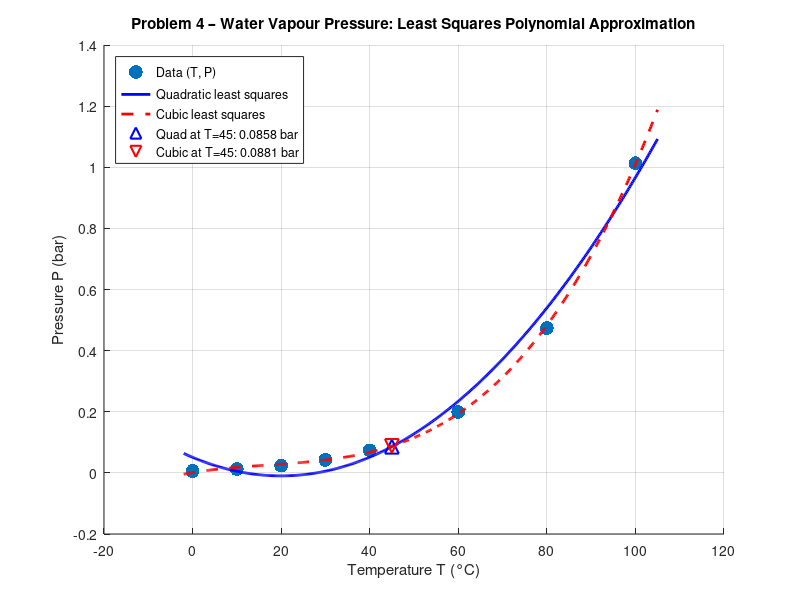

This figure's MATLAB source:
clear; clc; close all;

% --- Data ---
T = [0, 10, 20, 30, 40, 60, 80, 100];
P = [0.0061, 0.0123, 0.0234, 0.0424, 0.0738, 0.1992, 0.4736, 1.0133];

% -------------------------------------------------------
% (a) Quadratic (degree 2) least squares fit
% -------------------------------------------------------
p2 = polyfit(T, P, 2);
fprintf('Quadratic polynomial coefficients:\n');
fprintf('  p(T) = %.8f·T^2 %+.8f·T %+.8f\n', p2(1), p2(2), p2(3));

% Quadratic error
P_approx2  = polyval(p2, T);
res2       = P - P_approx2;
SSE2       = sum(res2.^2);
RMS2       = sqrt(SSE2 / length(T));
fprintf('Quadratic  -> SSE = %.8f,  RMS = %.8f\n', SSE2, RMS2);

% -------------------------------------------------------
% (a) Cubic (degree 3) least squares fit
% -------------------------------------------------------
p3 = polyfit(T, P, 3);
fprintf('\nCubic polynomial coefficients:\n');
fprintf('  p(T) = %.8f·T^3 %+.8f·T^2 %+.8f·T %+.8f\n', p3(1),p3(2),p3(3),p3(4));

% Cubic error
P_approx3  = polyval(p3, T);
res3       = P - P_approx3;
SSE3       = sum(res3.^2);
RMS3       = sqrt(SSE3 / length(T));
fprintf('Cubic      -> SSE = %.8f,  RMS = %.8f\n', SSE3, RMS3);

% Which is better?
fprintf('\n--- Which approximation is better? ---\n');
if RMS3 < RMS2
    fprintf('Cubic is better (lower RMS: %.6f < %.6f)\n', RMS3, RMS2);
else
    fprintf('Quadratic is better (lower RMS: %.6f < %.6f)\n', RMS2, RMS3);
end

% -------------------------------------------------------
% (b) Estimate pressure at T = 45
% -------------------------------------------------------
T_est = 45;
P_quad = polyval(p2, T_est);
P_cub  = polyval(p3, T_est);
fprintf('\n--- Estimate at T = 45°C ---\n');
fprintf('Quadratic approximation: P(45) = %.6f bar\n', P_quad);
fprintf('Cubic     approximation: P(45) = %.6f bar\n', P_cub);

% -------------------------------------------------------
% (c) Plot data and both approximating polynomials
% -------------------------------------------------------
Tfine = linspace(-2, 105, 500);
P2fine = polyval(p2, Tfine);
P3fine = polyval(p3, Tfine);

figure('Position', [100, 100, 900, 550]);
hold on;
scatter(T, P, 100, 'ko', 'filled', 'DisplayName', 'Data (T, P)');
plot(Tfine, P2fine, 'b-',  'LineWidth', 2, 'DisplayName', 'Quadratic least squares');
plot(Tfine, P3fine, 'r--', 'LineWidth', 2, 'DisplayName', 'Cubic least squares');
plot(T_est, P_quad, 'b^', 'MarkerSize', 10, 'LineWidth', 1.5, ...
     'DisplayName', sprintf('Quad at T=45: %.4f bar', P_quad));
plot(T_est, P_cub,  'rv', 'MarkerSize', 10, 'LineWidth', 1.5, ...
     'DisplayName', sprintf('Cubic at T=45: %.4f bar', P_cub));
hold off;

xlabel('Temperature T (°C)');
ylabel('Pressure P (bar)');
title('Problem 4 – Water Vapour Pressure: Least Squares Polynomial Approximation');
legend('Location', 'northwest');
grid on;

%[appendix]{"version":"1.0"}
%---
%[metadata:view]
%   data: {"layout":"onright"}
%---
